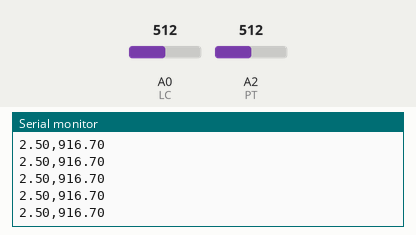
Simulated run of this sketch. Board: Arduino Uno, built with avr-gcc and run on an emulated ATmega328P. Parts: the last lines printed to the serial monitor. Inputs (shaded band) come from the test bench; at power-on: A0 (LC) = 512, A2 (PT) = 512.

Above: at 1.7 s.
1.8 s: A0 (LC) set to 716
At 2.8 s:
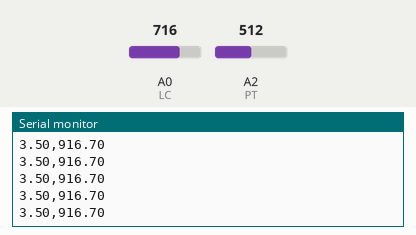
3.3 s: A2 (PT) set to 716
At 4.0 s:
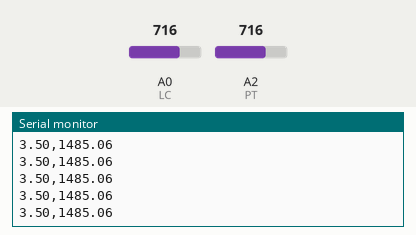
4.8 s: A0 (LC) set to 900
At 5.9 s:
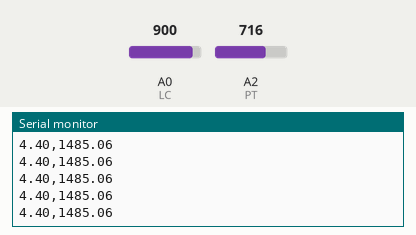
6.3 s: A2 (PT) set to 900
At 7.4 s:
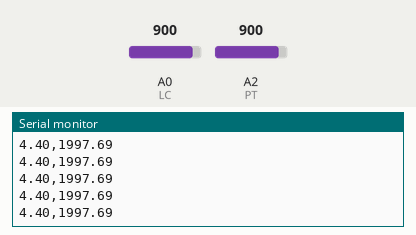
Timing chart, 0 to 8.8 s (numbered marks = the images above; inputs shaded):
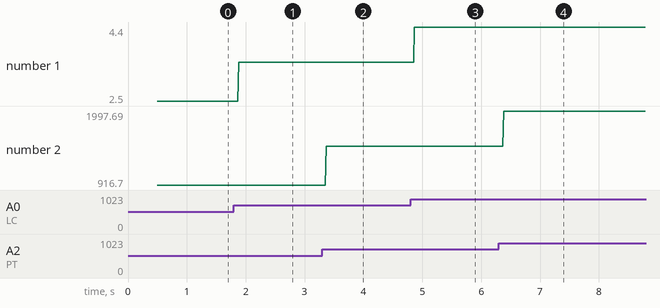

Measured:
- after the input at 1.8 s, the serial monitor: prints a new line after 0.08 s (image 1)
- after the input at 3.3 s, the serial monitor: prints a new line after 0.07 s (image 2)
- after the input at 4.8 s, the serial monitor: prints a new line after 0.07 s (image 3)
- after the input at 6.3 s, the serial monitor: prints a new line after 0.08 s (image 4)
- plotted number 1: 2.5 → 3.5 after the input at 1.8 s, 3.5 → 4.4 after the input at 4.8 s
- plotted number 2: 916.7 → 1485.06 after the input at 3.3 s, 1485.06 → 1997.69 after the input at 6.3 s

The sketch:

Prometheus_Data_Acquisition_Arduino.ino
```cpp
const int LC = A0;
const int PT = A2;
//const float lcOffset = ;
//const float lcSlope = ;

void setup() {
  Serial.begin(9600);

  delay(500);
}

void loop() {

   float lcVoltage = analogRead(LC) * (5.0 / 1023.0);
   //float force = lcSlope * (lcVoltage - lcOffset);
   float ptVoltage = analogRead(PT) * (5.0/1023.0);
   float psi = 570.03 * ptVoltage - 509.77;
   Serial.print(lcVoltage); Serial.print(",");
   Serial.print(psi);
   Serial.println();

   delay(1);
}
```
